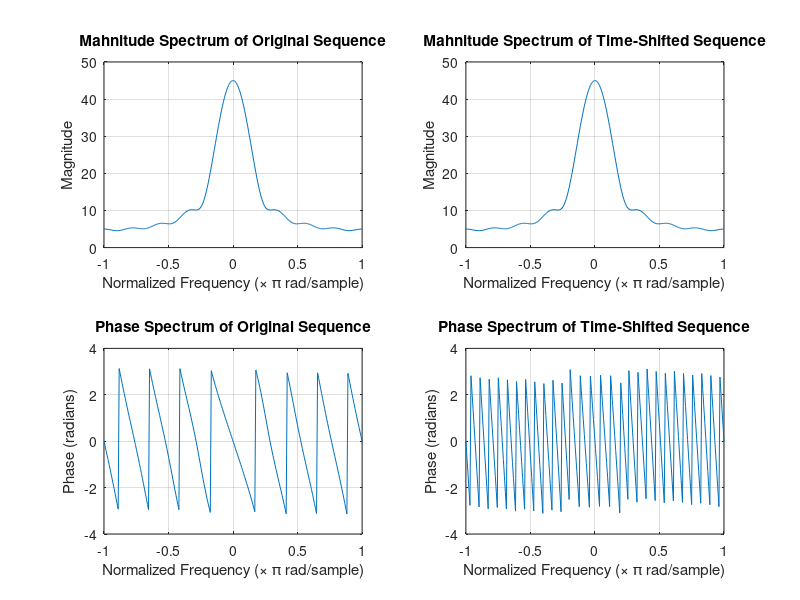

The MATLAB script that drew this image:
clf;
%Tinh chat dich chuyen theo thoi gian cua DTFT

w = -pi : 2*pi/255 : pi;
D = 20;
num = [1 2 3 4 5 6 7 8 9];
h1 = freqz(num, 1, w );
h2 = freqz([zeros(1, D) num], 1, w);

subplot(2,2,1)
plot(w/pi, abs(h1)); grid;
title('Mahnitude Spectrum of Original Sequence')
xlabel('Normalized Frequency (\times \pi rad/sample)')
ylabel('Magnitude')

subplot(2,2,2)
plot(w/pi, abs(h2)); grid;
title('Mahnitude Spectrum of Time-Shifted Sequence')
xlabel('Normalized Frequency (\times \pi rad/sample)')
ylabel('Magnitude')

subplot(2,2,3)
plot(w/pi, angle(h1));grid;
title('Phase Spectrum of Original Sequence')
xlabel('Normalized Frequency (\times \pi rad/sample)')
ylabel('Phase (radians)')

subplot(2,2,4)
plot(w/pi, angle(h2));grid;
title('Phase Spectrum of Time-Shifted Sequence')
xlabel('Normalized Frequency (\times \pi rad/sample)')
ylabel('Phase (radians)')